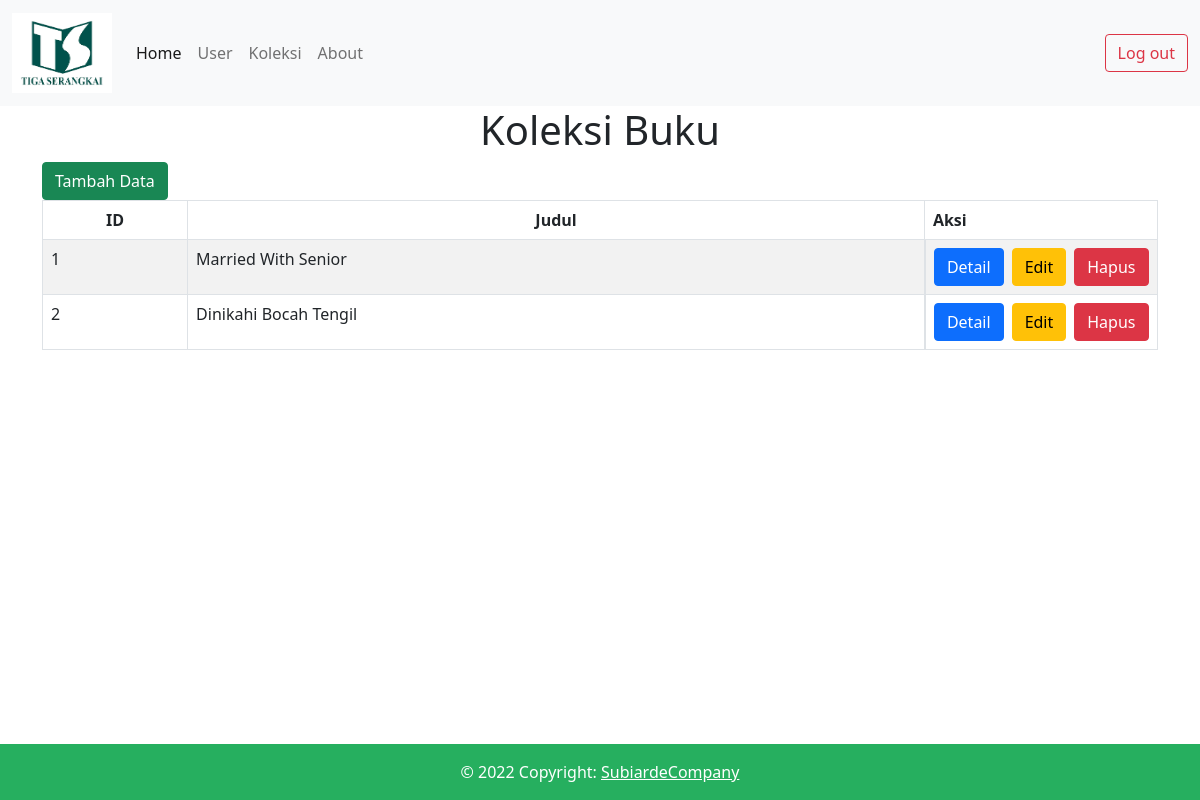
The app's page /index.php/koleksi with its own data.
### tables this page shows
CREATE TABLE `koleksi_buku` (
  `id` int(11) NOT NULL,
  `judul` varchar(255) NOT NULL,
  `penulis` varchar(255) NOT NULL,
  `penerbit` varchar(255) NOT NULL,
  `cover` text NOT NULL,
  `sinopsis` text NOT NULL,
  `created_at` datetime NOT NULL,
  `updated_at` datetime NOT NULL
);

### application/controllers/koleksi.php (called while the page is built, shortened)
<?php
class koleksi extends CI_Controller
{
    public function __construct()
    {
        $this->load->library(array('form_validation', 'session'));
        $this->load->helper(array('text', 'url'));
        $this->load->model('Koleksimodel');
    }
    public function index()
    {
        $data['list'] = $this->Koleksimodel->get_koleksi_buku();
        $this->load->view('header');
        $this->load->view('koleksi/tampilankoleksi', $data);
        $this->load->view('footer');
    }
}

### index.php (called while the page is built, shortened)
<?php
require_once BASEPATH.'core/CodeIgniter.php';

### application/views/koleksi/tampilankoleksi.php (the view, shortened to what this page needs)
<!DOCTYPE html>
<html lang="en">
<head>
    <link href="<?php echo base_url('assets/css/bootstrap.min.css'); ?>" rel="stylesheet">
</head>
<body>
    <h1 class="text-center">Koleksi Buku</h1>
    <div class="container">
        <div class="col-12">
            <a href="koleksi/add" class="btn btn-success">Tambah Data</a>
            <table class="table table-bordered table-striped">
                <thead>
                    <tr>
                        <th class="text-center">ID</th>
                        <th class="text-center">Judul</th>
                        <th style="width:20%;">Aksi</th>
                    </tr>
                </thead>
                <?php
                foreach ($list as $item) : {
                ?>
                        <tr>
                            <td><?php echo $item['id'] ?></td>
                            <td><?php echo $item['judul'] ?></td>
                            <td class="d-grid gap-2 d-md-flex justify-content-md-end"><a href="koleksi/detail/<?php echo $item['id']; ?>" class='btn btn-primary'>Detail</a>
                                <a href="koleksi/edit/<?php echo $item['id']; ?>" class="btn btn-warning">Edit</a>
                                <a href="koleksi/delete/<?php echo $item['id']; ?>" onclick="return confirm('Data ini akan dihapus. Anda yakin?')" class="btn btn-danger">Hapus</a>
                            </td>
                        </tr>
                <?php }
                endforeach; ?>
            </table>
        </div>
    </div>
</body>
</html>

### records on screen
koleksi_buku: id "1", judul "Married With Senior"
koleksi_buku: id "2", judul "Dinikahi Bocah Tengil"
